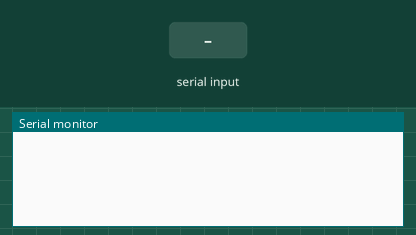
Bench run of a sketch on a simulated ESP8266 (NodeMCU). On the bench: the last lines printed to the serial monitor. The inputs (shaded band) are chosen by the test bench. WiFi joins after 1.5 s; servers stay silent unless stated; uploads are accepted with an empty reply.

Above: at 2.2 s.
2.3 s: "1\n" received over the second serial link
At 5.2 s:
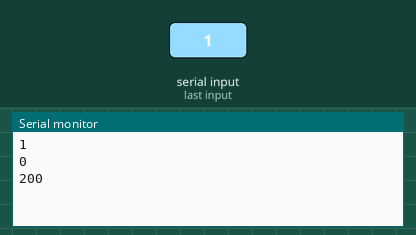
5.5 s: "2\n" received over the second serial link
At 7.2 s:
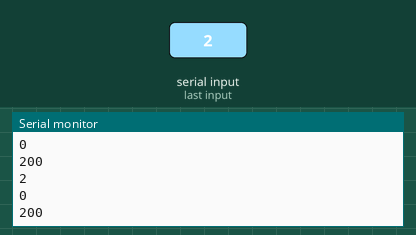
Timing chart, 0 to 8.7 s (numbered marks = the images above; inputs shaded):
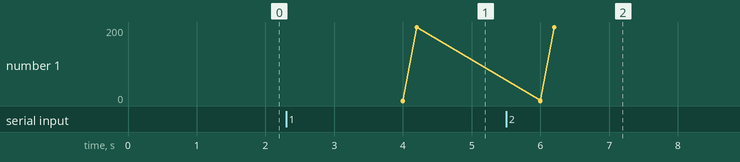

The sketch:

NODEMCU_FINAL.ino
```cpp
//Senior Project code: Josephine Zenker
//NodeMCU: Receiver & WiFi Connection
//Serial input basics modified from Robin2: https://forum.arduino.cc/index.php?topic=288234.0
//This code formats the received information, along with a user id, to be inserted into the
//proper columns inside of the PHP insert script. When inserted correctly, it displays
//on a webpage.

#include <ESP8266WiFi.h>
#include <WiFiClient.h>
#include <ESP8266WebServer.h>
#include <ESP8266HTTPClient.h>
#include<SoftwareSerial.h>
#include <string.h>

//How to communicate from NodeMCU to Arduino
SoftwareSerial NodeMCU (D2, D1); //RX: D2, TX: D1

const char* ssid = "MySpectrumWiFid0-2G";
const char* password = "bravebread422";

const char* host = "http://arden.cs.unca.edu/~jzenker/jzenker_481B/scripts/insert.php?";
char result[63];

const byte numChars = 63;
char receivedChars[numChars];

char *finalString;
char *hr;
char *color;


WiFiClient client;
HTTPClient http;


boolean newData = false;


void setup() {

  Serial.begin(115200); //enable Serial Monitor
  NodeMCU.begin(9600); //enable SUART Port

  WiFi.mode(WIFI_OFF); //Prevents issue of reconnecting
  delay(1000);
  WiFi.mode(WIFI_STA); //Hides ESP as hotspot
  WiFi.begin(ssid, password);

}

void loop() {

  if (millis() % 2000 == 0) { //Millis library gets rid of timing issues between boards
    recvWithEndMarker();
    showNewData();


  }
}

//Funtion modified from Robin2
void recvWithEndMarker() {
  static byte ndx = 0;
  char endMarker = '\n';
  char rc;

  while (NodeMCU.available() > 0 && newData == false) {
    rc = NodeMCU.read();

    if (rc != endMarker) {
      receivedChars[ndx] = rc;
      ndx++;
      if (ndx >= numChars) {
        ndx = numChars - 1;
      }
    }
    else {
      receivedChars[ndx] = '\0'; // terminate the string
      ndx = 0;
      newData = true;
    }
  }
}


void showNewData() {
  if (newData == true) {
    finalString = receivedChars; //or could just print out received Chars


    //Separates tokens into variables
    color = strtok(finalString, ":");
    hr = strtok (NULL, "/");

    printf("%s\n", color);
    printf("%d\n", hr);


    sprintf(result, "&color=%s&hr=%d", color, hr);
    //Serial.println(result);


    String data;

    //Insert information into data string.
    data = String("user_id=") + "lJohnson" + String("&hr_value=") + hr +  String("&color=") + result; //multiple variables


    //Concatenate strings to insert data to the right location on the website.
    bool httpResult = http.begin(host + data);
    if (!httpResult) {
      Serial.println("Invalid HTTP request");
    }

    http.addHeader("Content-Type", "application/x-www-form-urlencoded");

    int httpCode = http.GET();
    if (httpCode > 0) {
      Serial.println(httpCode);
      String payload = http.getString();
      Serial.println(payload);
    }

    http.end(); //close connection

    newData = false;


  }
}
```

Measured:
- after the input at 2.3 s, the serial monitor: prints a new line after 1.7 s (image 1)
- after the input at 5.5 s, the serial monitor: prints a new line after 0.50 s (image 2)
